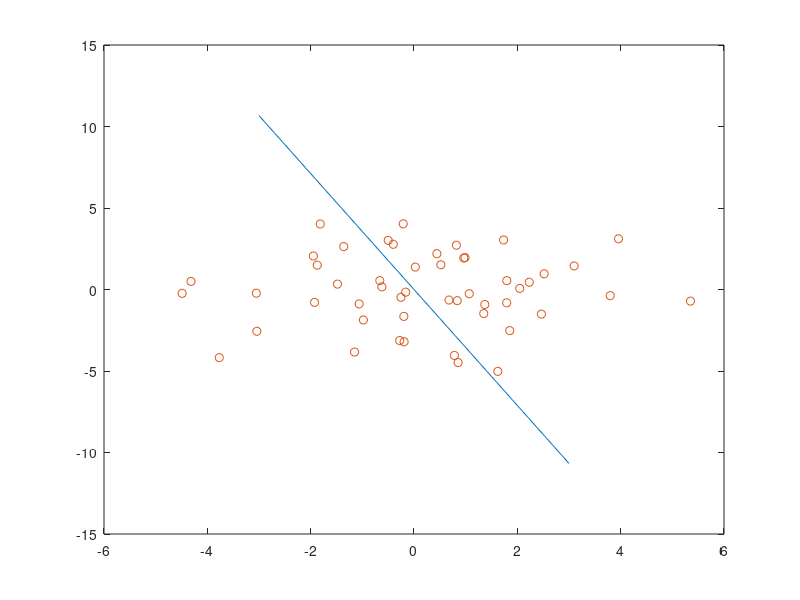

MATLAB code to generate this figure: (Note: this script raises an error after producing the figure.)

clear, clc

n = 2; % data dimension
N = 50;  % number of data points

% Hyperplane
w = 1 * randn(2,1);
x_axis = [-3:.1:3];
y_axis = w(1)/w(2) * x_axis;
figure(1), plot(x_axis, y_axis), hold on

% Data generation
mu1 = [-w(2); w(1)];
mu2 = -mu1;
for ii=1:N
     rnd=rand;
     if rnd>0.5
          x(:,ii) = mu1 + 2* randn(2,1);
          if (w'*x(:,ii) > 0), y(ii)=1; else y(ii)=0; end
     else
         x(:,ii) = mu2 + 2* randn(2,1);
         if (w'*x(:,ii) > 0), y(ii)=1; else y(ii)=0; end
     end
end
figure(1), plot(x(1,:), x(2,:), 'o'), hold off



% Computation of the cost function
w_range=10;
w1_axis=w(1)-w_range:.2:w(1)+w_range;
w2_axis=w(2)-w_range:.2:w(2)+w_range;
lambda = 1;  % regularization parameter
for i1=1:length(w1_axis)
    for i2=1:length(w2_axis)
       w_tmp=[w1_axis(i1); w2_axis(i2)];
       log_regr(i1,i2) = comp_log_regr(w_tmp, x, y, lambda);
    end
end
figure(2), mesh(w1_axis, w2_axis, log_regr)
figure(3), contour(w1_axis, w2_axis, log_regr)

function f = comp_log_regr(w, x, y, lambda)

f = 0;
N = length(y);
for ii=1:N
    f = f + -y(ii) * log(1/(1+exp(-w'*x(:,ii))))  - (1-y(ii)) * log(1 - 1/(1+exp(-w'*x(:,ii))))  - (1-y(ii)) ;
    f = f + lambda/2*norm(w)^2;
end
end